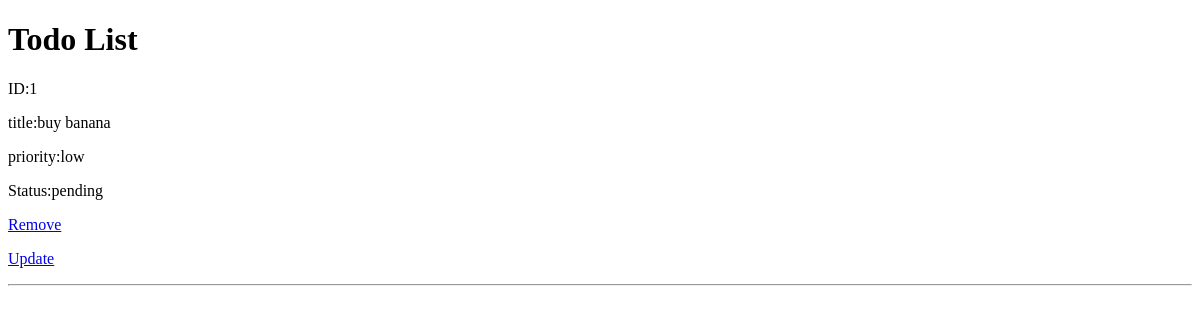
The app's page /todo/list/, older data.
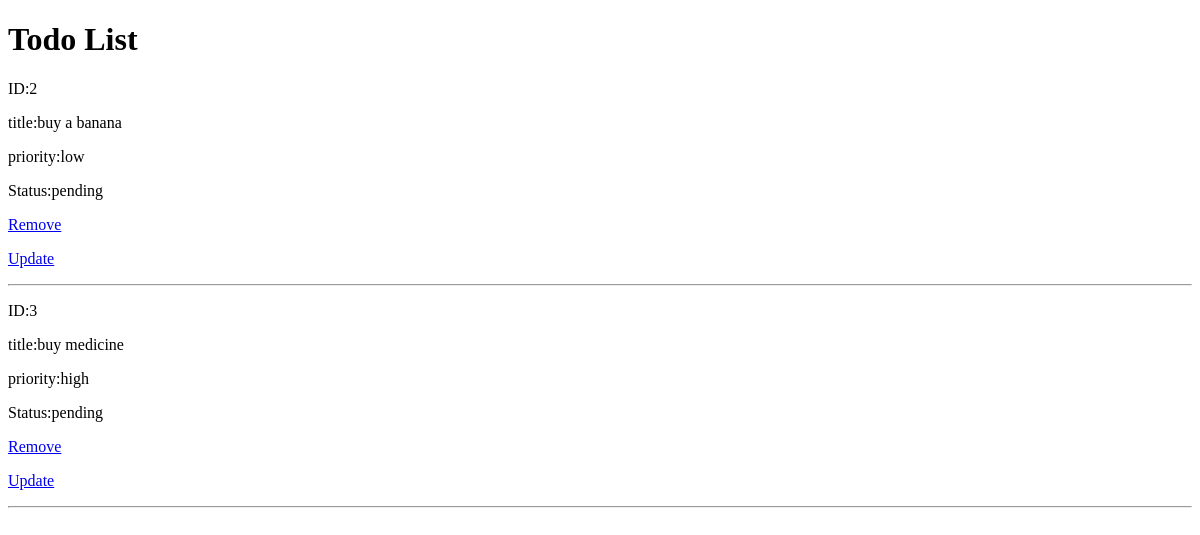
The same page, newer data.
### todoapp/models.py (models this page shows, shortened)
class Todo(models.Model):
    title = models.CharField(max_length=200)
    description = models.TextField(null=True)
    PRIORITY_CHOICES=(
        ("low","low"),
        ("medium","medium"),
        ("high","high")
    )
    priority = models.CharField(max_length=20,choices=PRIORITY_CHOICES,default="low")
    STATUS_CHOICES=(
        ("pending","pending"),
        ("in-progress","in-progress"),
        ("completed","completed")
    )
    status = models.CharField(max_length=200,choices=STATUS_CHOICES,default="pending")
    owner = models.ForeignKey(User,on_delete=models.CASCADE)

### todoapp/views.py (the view)
# urls.py: path('todo/list/',views.TodoListView.as_view(),name="todo-list"),
class TodoListView(View):
    template_name="todo_list.html"
    def get(self,request,*args,**kwargs):
        qs=Todo.objects.all()
        return render(request,self.template_name,{"data":qs})

### todoapp/templates/todo_list.html (shortened to what this page needs)
<!DOCTYPE html>
<html lang="en">
<head>
</head>
<body>
       <h1>Todo List</h1>
    {%for t in data%}
    <div class="container">
      <p>ID:{{t.id}}</p>
      <p>title:{{t.title}}</p>
      <p>priority:{{t.priority}}</p>
      <p>Status:{{t.status}}</p>
      <p><a href="{%url 'todo-remove' t.id%}">Remove</a></p>
      <p><a href="{%url 'todo-update' t.id%}">Update</a></p>
      <hr>
    </div>
    {%endfor%}
</body>
</html>

Row changes from the older to the newer data that the page shows:
removed Todo: id "1", title "buy banana", priority "low", status "pending"
added Todo: id "2", title "buy a banana", priority "low", status "pending"
added Todo: id "3", title "buy medicine", priority "high", status "pending"
